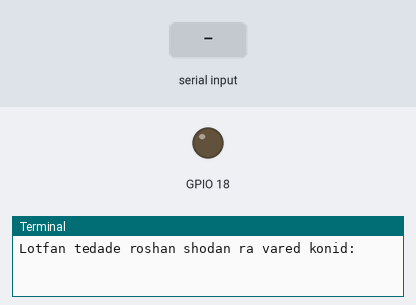
This program was run on a simulated Raspberry Pi (BCM pin numbers). Parts: output pins drawn as LEDs (lit = HIGH), the last lines printed to the terminal. Dashed ring = blinking. The test bench sets the inputs (shaded band). At 12.8 s the program stops and its outputs stay as they are.

Above: at 1.2 s.
1.3 s: "5" typed at the terminal, then Enter
2.8 s: "1" typed at the terminal, then Enter
At 4.6 s:
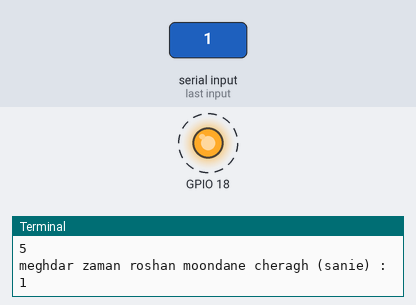
Timing chart, 0 to 14.3 s (numbered marks = the images above; inputs shaded):
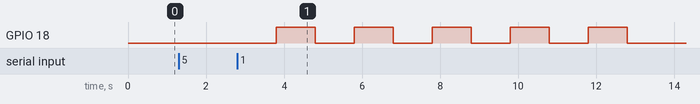

The program:

lamp.py
```python
import RPi.GPIO as GPIO
import time, datetime


tedad = int(input("Lotfan tedade roshan shodan ra vared konid: "))
zaman= float(input("meghdar zaman roshan moondane cheragh (sanie) : "))
GPIO.setmode(GPIO.BCM)

GPIO.setup(18,GPIO.OUT)

for i in range(tedad):
    GPIO.output(18,GPIO.LOW)
    time.sleep(zaman)
    GPIO.output(18,GPIO.HIGH)
    time.sleep(zaman)

GPIO.cleanup()
```

Measured:
- after the input at 2.8 s, GPIO 18: alternates HIGH for 1.0 s and LOW for 1.0 s, starting after 1.0 s
